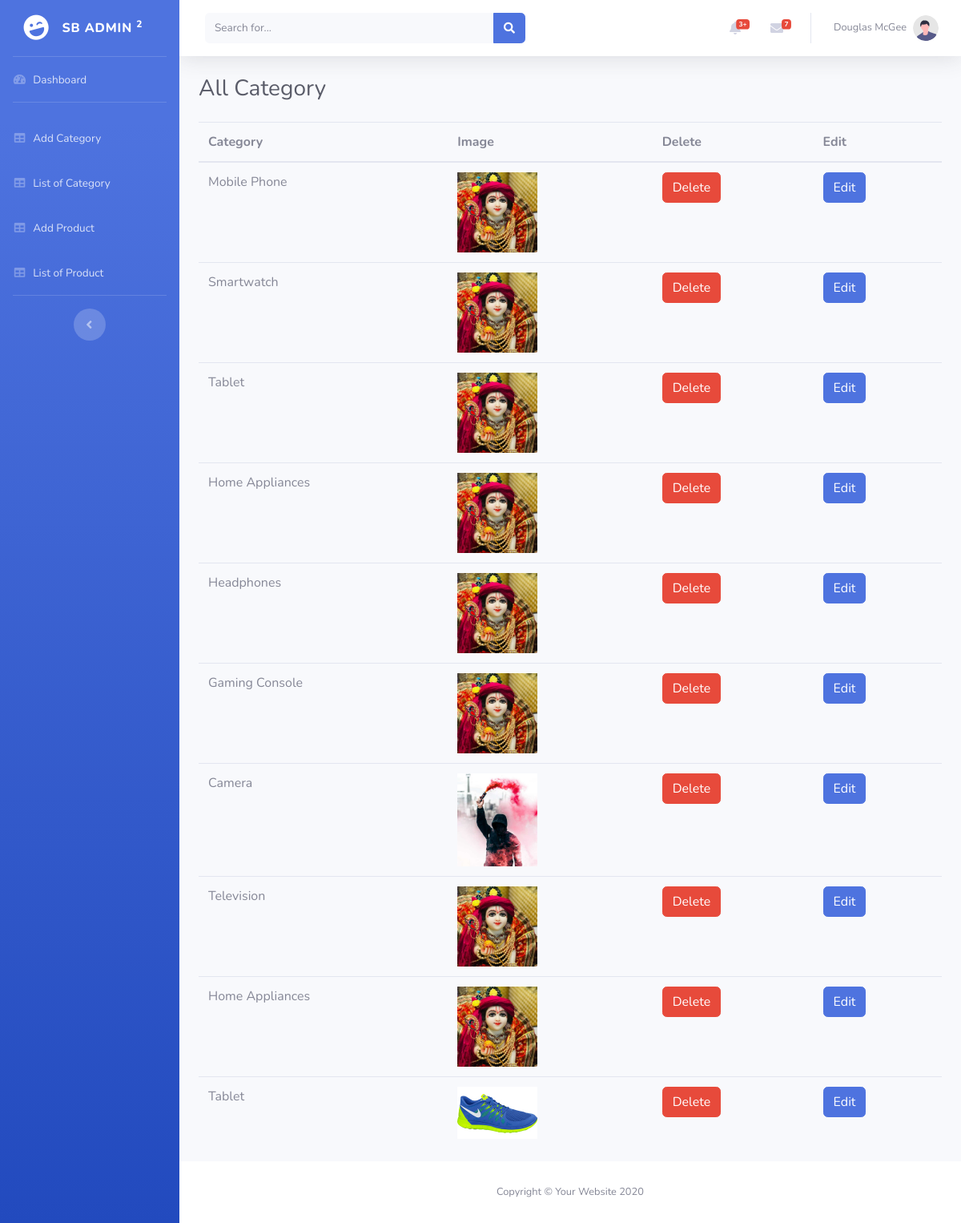
Screenshot of /admin/category.php with the database file from the repository.
### tables this page shows
CREATE TABLE `category` (
  `id` int(11) NOT NULL,
  `name` varchar(100) NOT NULL,
  `image` varchar(100) NOT NULL
);

### admin/category.php (the view, shortened to what this page needs)
<?php
$db = mysqli_connect("localhost", "root", "", "ecommerce");
$select = "SELECT * FROM category";
$result = $db->query($select);
?>
<!DOCTYPE html>
<html lang="en">
<head>
    <link href="vendor/fontawesome-free/css/all.min.css" rel="stylesheet" type="text/css">
    <link href="css/sb-admin-2.min.css" rel="stylesheet">
</head>
<body id="page-top">
    <div id="wrapper">
        <?php include('inc/sidebar.php'); ?>
        <div id="content-wrapper" class="d-flex flex-column">
            <div id="content">
                <?php include('inc/topbar.php'); ?>
                <div class="container-fluid">
                    <h1 class="h3 mb-4 text-gray-800">All Category</h1>
                     <table class="table">
    <thead>
      <tr>
        <th>Category</th>
        <th>Image</th>
        <th>Delete</th>
        <th>Edit</th>
      </tr>
    </thead>
    <tbody>
      <tr>
        <?php while ($row = $result->fetch_assoc()) { ?>
            <td><?php echo $row['name']; ?></td>
            <td><img src="uploads/<?php echo $row['image']; ?>" width="100"></td>
            <td><a href="delete_category.php?id=<?php echo $row['id']; ?>" class="btn btn-danger">Delete</a></td>
            <td><a href="edit_category.php?id=<?php echo $row['id']; ?>" class="btn btn-primary">Edit</a></td>
      </tr>
        <?php } ?>
    </tbody>
  </table>
                </div>
            </div>
           <?php include('inc/footer.php'); ?>

### rows the page displays
category: name "Mobile Phone", image (picture)
category: name "Smartwatch", image (picture)
category: name "Tablet", image (picture)
category: name "Home Appliances", image (picture)
category: name "Headphones", image (picture)
category: name "Gaming Console", image (picture)
category: name "Camera", image (picture)
category: name "Television", image (picture)
category: name "Home Appliances", image (picture)
category: name "Tablet", image (picture)
